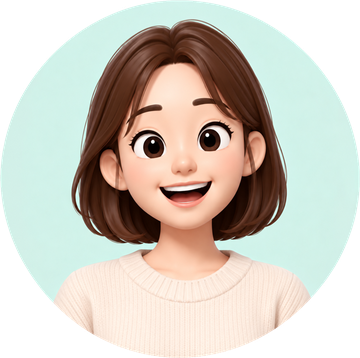
#> input picture newsletter/editor/assets/faces/face_d_woman20.png, 360 x 358 px
$ python -i make_faces.py   (imports and definitions only)
#> lines starting #> are read from the running program, lines starting #| are printed output that depends on the picture; after the words box and inside, x2 and y2 are one past the last pixel; in counts of white or black regions, pixels touching at a corner belong together
#> further down, picture is the input picture: PIL image 360x358 RGBA; mean R, G, B, A 152.6, 147.9, 137.5, 197.9
"""인터뷰 얼굴(얼굴 고르기) 추가: assets/faces/*.png → assets-editor.js 의 face 키

ChatGPT로 만든 얼굴(흰 바탕 + 민트 동그라미)은 동그라미 바깥 흰색을 투명하게 지우고(머리카락이 동그라미 밖으로 나와도 그대로),
가장자리에 맞춰 자른 뒤 폭 360px로 줄여 WebP로 넣는다. 이미 투명한 PNG는 그대로 줄이기만 한다.
11호 얼굴(face11a~c)은 기존 값을 그대로 둔다.

새 얼굴 추가: assets/faces에 PNG 저장 → 아래 FACES에 한 줄 → index.html FACES에도 같은 키 · 이름 → 실행
실행: py make_faces.py  →  assets-editor.js  (그다음 build.py)
"""
import base64, io, json, os, re
import numpy as np
import cv2
from PIL import Image

HERE = os.path.dirname(os.path.abspath(__file__))
SRC = os.path.join(HERE, 'assets', 'faces')
JS = os.path.join(HERE, 'assets-editor.js')

FACES = [   # (파일, 키)
    ('face_d_woman20.png', 'faceWoman20'),
    ('face_f_woman40.png', 'faceWoman40'),
    ('face_g_man40_work.png', 'faceMan40Work'),
    ('face_h_man50.png', 'faceMan50'),
    ('face_j_doctor.png', 'faceDoctor'),
    ('face_k_nurse.png', 'faceNurse'),
]


def cutout(im):
    """흰 바탕 중 이미지 테두리와 이어진 부분만 투명하게 (얼굴 · 옷의 흰색은 남김)"""
    a = np.array(im.convert('RGB'))
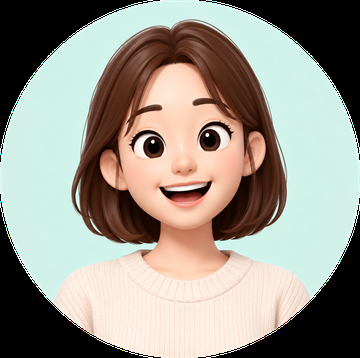
#> a: shape (358, 360, 3); mean R, G, B 152.6, 147.9, 137.5
    white = (a.min(axis=2) > 232).astype(np.uint8)
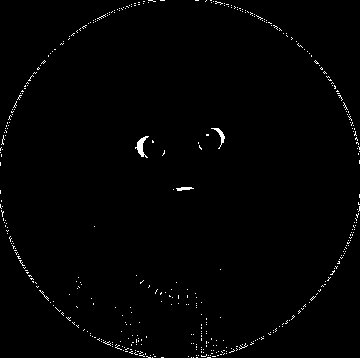
#> white: shape (358, 360); values 0 (black) and 1 (white), 1% white in thin lines or dots
    n, lab = cv2.connectedComponents(white, connectivity=4)
#> lab: shape (358, 360) int32; 724 distinct labels, from 0 to 723
#> n = 724
    edge = set(np.unique(np.concatenate([lab[0], lab[-1], lab[:, 0], lab[:, -1]]))) - {0}
#> edge = 23 items
    bg = np.isin(lab, list(edge)) & (white > 0)
#> bg: shape (358, 360) bool; 0.05% white in thin lines or dots
    # 흰 옷(가운 등)이 바깥 흰색과 이어져도 지워지지 않게: 민트 동그라미를 찾아 그 안쪽은 남김
    r, g, b = [a[:, :, i].astype(int) for i in range(3)]
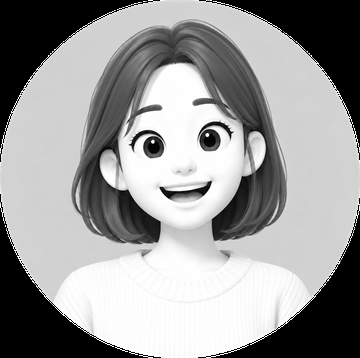
#> r: shape (358, 360) int64; min 0, max 255, mean 152.6
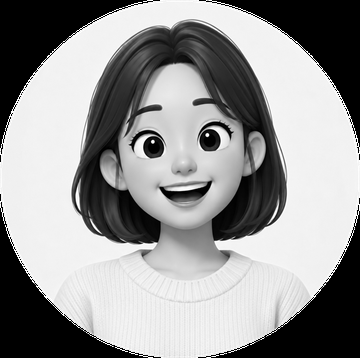
#> g: shape (358, 360) int64; min 0, max 255, mean 147.9
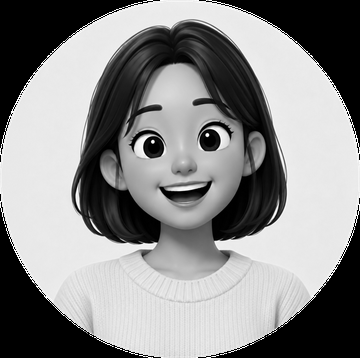
#> b: shape (358, 360) int64; min 0, max 255, mean 137.5
    mint = (g - r > 12) & (g > 200) & (b > 200)
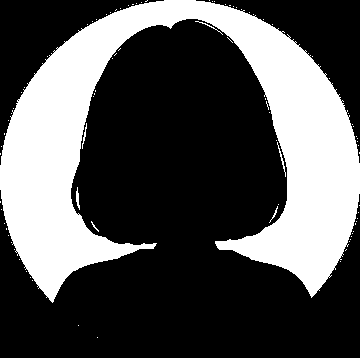
#> mint: shape (358, 360) bool; 32.4% white; 87 white regions (81 under 20 px), largest, box (x1, y1, x2, y2) and area: (0, 0, 360, 303) 41411, (277, 142, 286, 177) 51, (76, 187, 80, 210) 50, (82, 123, 87, 149) 38, (195, 21, 223, 35) 34, (269, 206, 278, 223) 26
    if mint.sum() > 1000:
        (cx, cy), rad = cv2.minEnclosingCircle(np.column_stack(np.nonzero(mint)[::-1]).astype(np.float32))
#> cx = 179.8; cy = 178; rad = 181.6
        yy, xx = np.mgrid[:a.shape[0], :a.shape[1]]
        bg &= (xx - cx) ** 2 + (yy - cy) ** 2 > (rad - 1) ** 2
#> bg: shape (358, 360) bool; 0.02% white in thin lines or dots
    alpha = np.where(bg, 0, 255).astype(np.uint8)
#> alpha: shape (358, 360); 100% white; black in thin lines or dots
    alpha = cv2.GaussianBlur(alpha, (3, 3), 0)   # 가장자리 부드럽게
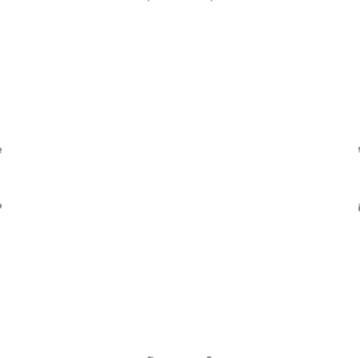
#> alpha: shape (358, 360); min 128, max 255, mean 255
    return Image.fromarray(np.dstack([a, alpha]))


def prep(path):
    im = Image.open(path)
    if im.mode != 'RGBA' or im.getpixel((0, 0))[3] > 0:
        im = cutout(im)
    im = im.crop(im.getbbox())
    w = 360
    if im.width == w:   # 이미 다듬은 파일 → 다시 줄이지 않음
        return im
    return im.resize((w, round(im.height * w / im.width)), Image.LANCZOS)


# [1 line not run here, left out]
# [1 line that did not run here, left out]
# [1 line not run here, left out]
# [1 line that did not run here, left out]
# [8 lines not run here, left out]

>>> from PIL import Image
>>> picture = Image.open('assets/faces/face_d_woman20.png')
>>> result = cutout(picture)

$ run again, on newsletter/editor/assets/faces/face11_a_glasses_man.png
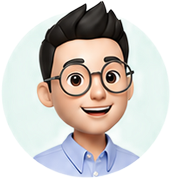
#> input picture newsletter/editor/assets/faces/face11_a_glasses_man.png, 171 x 179 px
#> picture is the input picture: PIL image 171x179 RGBA; mean R, G, B, A 137.1, 137, 131.1, 142.6
#> white: shape (179, 171); values 0 (black) and 1 (white), 2.1% white in thin lines or dots
#> lab: shape (179, 171) int32; 208 distinct labels, from 0 to 207
#> n = 208
#> edge = 6 items
#> bg: shape (179, 171) bool; 0.28% white in thin lines or dots
#> in cutout, `mint = (g - r > 12) & (g > 200) & (b > 200)`:
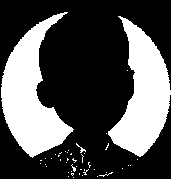
#> mint: shape (179, 171) bool; 32.1% white; 46 white regions (43 under 20 px), largest, box (x1, y1, x2, y2) and area: (1, 12, 74, 158) 5022, (108, 16, 171, 157) 4643, (76, 143, 86, 153) 26
#> cx = 85.24; cy = 92.94; rad = 84.95
#> in cutout, `alpha = cv2.GaussianBlur(alpha, (3, 3), 0)`:
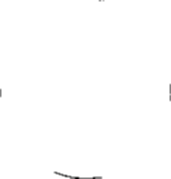
#> alpha: shape (179, 171); min 0, max 255, mean 254.3
